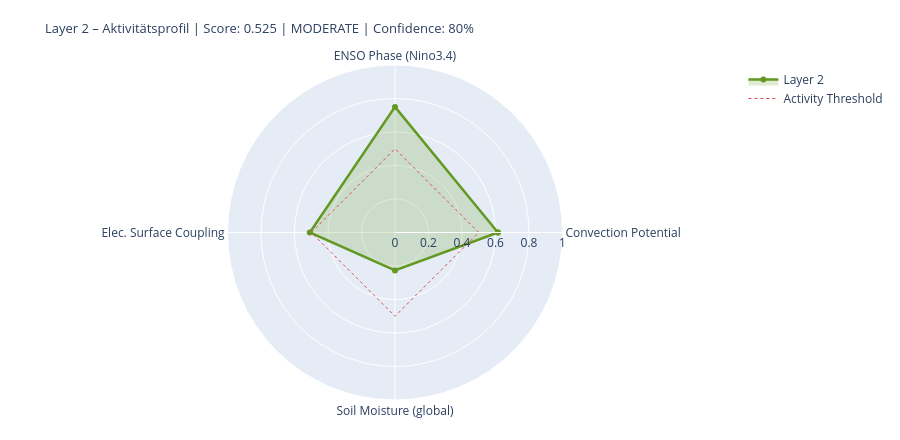

Write notebook code for a chart like this one.
### Markdown cell above
---
## 4. State Assessment & Handoff to Layer 3

### Code cell
# ============================================================
# LAYER-2-SCORE
# Five dynamic components
# ============================================================

def norm(v, lo, hi):
    if v is None: return None
    return round(max(0.0, min(1.0, (v - lo) / (hi - lo))), 4)

# --- 1) Convection potential (global, mean of all points) ---
conv_score_val = None
conv_source    = 'missing'
if not df_surf.empty and 'conv_potential' in df_surf.columns:
    conv_score_val = round(float(df_surf['conv_potential'].mean()), 4)
    conv_source    = 'primary'

# --- 2) SST anomaly (ocean energy content) ---
sst_score_val  = None
if sst_anomaly_now is not None:
    # Anomaly -1 to +2 degC → normalized: 0 = cool ocean, 1 = very warm
    sst_score_val = norm(sst_anomaly_now, -1.0, 2.0)

# --- 3) ENSO phase (large-scale modulator) ---
# Prefer weekly Nino3.4, fallback to ONI
_enso_ref = enso_now if enso_now is not None else enso_oni
enso_score_val = None
enso_score_src = enso_source if enso_now is not None else ('cpc_oni' if enso_oni is not None else 'missing')
if _enso_ref is not None:
    enso_score_val = norm(_enso_ref, -2.0, 2.0)
    print(f'ENSO Score: {enso_score_val:.3f} (ref={_enso_ref:+.2f}, src={enso_score_src})')

# --- 4) Electrical coupling (mean of points) ---
elec_score_val = None
elec_source    = 'missing'
if not df_surf.empty and 'elec_coupling' in df_surf.columns:
    elec_score_val = round(float(df_surf['elec_coupling'].mean()), 4)
    elec_source    = 'primary'

# --- 5) Tropical moisture (soil moisture, proxy for global water cycle) ---
moist_score_val = None
moist_source    = 'missing'
if not df_surf.empty and 'soil_moist' in df_surf.columns:
    sm_mean = df_surf['soil_moist'].dropna().mean()
    if not pd.isna(sm_mean):
        moist_score_val = norm(float(sm_mean), 0.0, 0.5)
        moist_source = 'primary'

# --- Aggregate ---
COMPONENTS = {
    'Convection Potential':  {'score': conv_score_val,  'source': conv_source,    'dynamic': True},
    'SST Anomaly (Ocean)':   {'score': sst_score_val,   'source': sst_source,     'dynamic': True},
    'ENSO Phase (Nino3.4)':   {'score': enso_score_val,  'source': enso_score_src, 'dynamic': True},
    'Elec. Surface Coupling':  {'score': elec_score_val,  'source': elec_source,    'dynamic': True},
    'Soil Moisture (global)':  {'score': moist_score_val, 'source': moist_source,   'dynamic': True},
}

available    = {k: v['score'] for k, v in COMPONENTS.items() if v['score'] is not None}
unavailable  = [k for k, v in COMPONENTS.items() if v['score'] is None]
layer2_score = round(sum(available.values()) / len(available), 4) if available else None
confidence   = round(len(available) / len(COMPONENTS), 2)
level = ('unknown' if layer2_score is None
         else 'quiet'   if layer2_score < 0.3
         else 'moderate' if layer2_score < 0.6
         else 'active')

# Dominant Driver
if available:
    dominant_l2 = max(available, key=available.get)
else:
    dominant_l2 = 'none'

# --- Ausgabe ---
W = 66
print('=' * W)
print('LAYER 2 – SURFACE & CONTACT ZONE – STATE ASSESSMENT')
print('=' * W)
for name, comp in COMPONENTS.items():
    s = comp['score']
    if s is not None:
        bar = '█' * int(s * 20) + '░' * (20 - int(s * 20))
        print(f'  {name:<32} {bar}  {s:.3f}  [{comp["source"]}]')
    else:
        print(f'  {name:<32} {"─" * 20}  n/a   [missing]')
print('-' * W)
print(f'  Score:          {layer2_score:.3f}  ({len(available)}/{len(COMPONENTS)} components)')
print(f'  Confidence:     {confidence:.0%}')
print(f'  Level:          {level.upper()}')
print(f'  Dominant:       {dominant_l2}')
if layer1:
    print(f'  L1 input:       {layer1["level"].upper()} | Seismic-elevated: {layer1.get("flags",{}).get("elevated_seismicity","–")}')
print('=' * W)

# Radar
cats = list(available.keys())
vals_r = list(available.values())
if len(cats) >= 3:
    fig = go.Figure()
    fig.add_trace(go.Scatterpolar(
        r=vals_r + [vals_r[0]], theta=cats + [cats[0]],
        fill='toself', fillcolor='rgba(99,153,34,0.20)',
        line=dict(color='#639922', width=2.5), name='Layer 2'
    ))
    fig.add_trace(go.Scatterpolar(
        r=[0.5] * (len(cats)+1), theta=cats + [cats[0]],
        line=dict(color='#E24B4A', dash='dot', width=1),
        mode='lines', name='Activity Threshold'
    ))
    fig.update_layout(
        title=dict(
            text=f'Layer 2 – Aktivitätsprofil | Score: {layer2_score:.3f} | {level.upper()} | Confidence: {confidence:.0%}',
            font=dict(size=13)
        ),
        polar=dict(radialaxis=dict(visible=True, range=[0, 1])),
        height=440, showlegend=True, margin=dict(l=60, r=60, t=65, b=40)
    )
    fig.show()

### Figure 1 — Plotly figure (JSON) as saved in the notebook; plotly's stock layout.template omitted (floating-point values rounded to 4 significant figures)
{"data": [{"fill": "toself", "fillcolor": "rgba(99,153,34,0.20)", "line": {"color": "#639922", "width": 2.5}, "name": "Layer 2", "r": [0.6146, 0.75, 0.5086, 0.2268, 0.6146], "theta": ["Convection Potential", "ENSO Phase (Nino3.4)", "Elec. Surface Coupling", "Soil Moisture (global)", "Convection Potential"], "type": "scatterpolar"}, {"line": {"color": "#E24B4A", "dash": "dot", "width": 1}, "mode": "lines", "name": "Activity Threshold", "r": [0.5, 0.5, 0.5, 0.5, 0.5], "theta": ["Convection Potential", "ENSO Phase (Nino3.4)", "Elec. Surface Coupling", "Soil Moisture (global)", "Convection Potential"], "type": "scatterpolar"}], "layout": {"height": 440, "margin": {"b": 40, "l": 60, "r": 60, "t": 65}, "polar": {"radialaxis": {"range": [0, 1], "visible": true}}, "showlegend": true, "title": {"font": {"size": 13}, "text": "Layer 2 – Aktivitätsprofil | Score: 0.525 | MODERATE | Confidence: 80%"}}}
